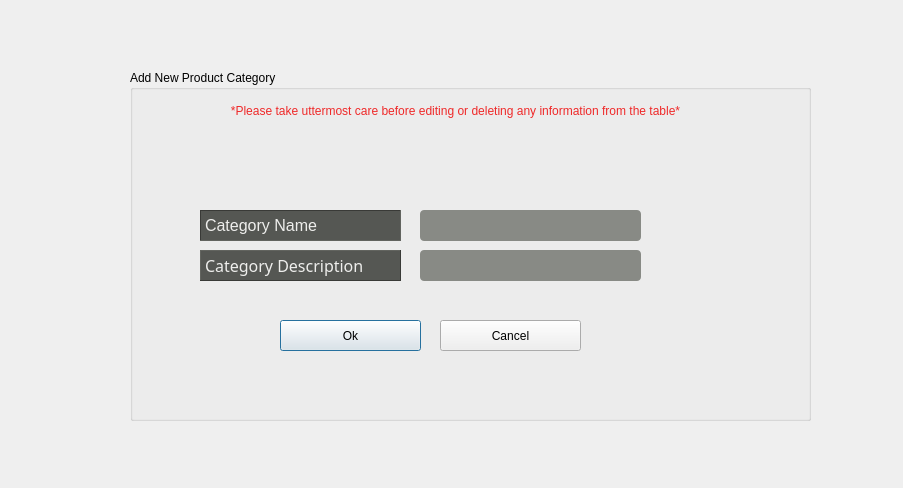
<?xml version="1.0" encoding="UTF-8"?>
<ui version="4.0">
 <class>EditProductCategory</class>
 <widget class="QDialog" name="EditProductCategory">
  <property name="geometry">
   <rect>
    <x>0</x>
    <y>0</y>
    <width>903</width>
    <height>488</height>
   </rect>
  </property>
  <property name="windowTitle">
   <string>Dialog</string>
  </property>
  <widget class="QGroupBox" name="groupBox">
   <property name="geometry">
    <rect>
     <x>130</x>
     <y>70</y>
     <width>681</width>
     <height>351</height>
    </rect>
   </property>
   <property name="title">
    <string>Add New Product Category</string>
   </property>
   <widget class="QLabel" name="lbl_username">
    <property name="geometry">
     <rect>
      <x>70</x>
      <y>180</y>
      <width>201</width>
      <height>31</height>
     </rect>
    </property>
    <property name="font">
     <font>
      <family>Vemana2000</family>
      <pointsize>12</pointsize>
     </font>
    </property>
    <property name="styleSheet">
     <string notr="true">background-color: rgb(85, 87, 83);
color: rgb(238, 238, 236);</string>
    </property>
    <property name="frameShape">
     <enum>QFrame::Panel</enum>
    </property>
    <property name="frameShadow">
     <enum>QFrame::Raised</enum>
    </property>
    <property name="text">
     <string>Category Description</string>
    </property>
   </widget>
   <widget class="QLabel" name="lbl_phone">
    <property name="geometry">
     <rect>
      <x>70</x>
      <y>140</y>
      <width>201</width>
      <height>31</height>
     </rect>
    </property>
    <property name="font">
     <font>
      <pointsize>12</pointsize>
     </font>
    </property>
    <property name="styleSheet">
     <string notr="true">background-color: rgb(85, 87, 83);
color: rgb(238, 238, 236);</string>
    </property>
    <property name="frameShape">
     <enum>QFrame::Panel</enum>
    </property>
    <property name="frameShadow">
     <enum>QFrame::Sunken</enum>
    </property>
    <property name="text">
     <string>Category Name</string>
    </property>
   </widget>
   <widget class="QPushButton" name="btnApply">
    <property name="geometry">
     <rect>
      <x>150</x>
      <y>250</y>
      <width>141</width>
      <height>31</height>
     </rect>
    </property>
    <property name="text">
     <string>Ok</string>
    </property>
    <property name="icon">
     <iconset resource="resources.qrc">
      <normaloff>:/resources/icons/interface.png</normaloff>:/resources/icons/interface.png</iconset>
    </property>
    <property name="iconSize">
     <size>
      <width>24</width>
      <height>24</height>
     </size>
    </property>
   </widget>
   <widget class="QPushButton" name="btnCancel">
    <property name="geometry">
     <rect>
      <x>310</x>
      <y>250</y>
      <width>141</width>
      <height>31</height>
     </rect>
    </property>
    <property name="text">
     <string>Cancel</string>
    </property>
    <property name="icon">
     <iconset resource="resources.qrc">
      <normaloff>:/resources/icons/signs (2).png</normaloff>:/resources/icons/signs (2).png</iconset>
    </property>
    <property name="iconSize">
     <size>
      <width>24</width>
      <height>24</height>
     </size>
    </property>
   </widget>
   <widget class="QLabel" name="label_11">
    <property name="geometry">
     <rect>
      <x>10</x>
      <y>30</y>
      <width>631</width>
      <height>21</height>
     </rect>
    </property>
    <property name="styleSheet">
     <string notr="true">font: 57 11pt &quot;Ubuntu&quot;;
color: rgb(239, 41, 41);
</string>
    </property>
    <property name="text">
     <string>*Please take uttermost care before editing or deleting any information from the table*</string>
    </property>
    <property name="alignment">
     <set>Qt::AlignCenter</set>
    </property>
   </widget>
   <widget class="QLineEdit" name="leCategory">
    <property name="geometry">
     <rect>
      <x>290</x>
      <y>140</y>
      <width>221</width>
      <height>31</height>
     </rect>
    </property>
    <property name="styleSheet">
     <string notr="true">border-radius: 4px;
background-color: rgb(136, 138, 133);</string>
    </property>
   </widget>
   <widget class="QLineEdit" name="leDescription">
    <property name="geometry">
     <rect>
      <x>290</x>
      <y>180</y>
      <width>221</width>
      <height>31</height>
     </rect>
    </property>
    <property name="styleSheet">
     <string notr="true">border-radius: 4px;
background-color: rgb(136, 138, 133);</string>
    </property>
   </widget>
  </widget>
  <widget class="QLabel" name="label">
   <property name="geometry">
    <rect>
     <x>30</x>
     <y>30</y>
     <width>101</width>
     <height>101</height>
    </rect>
   </property>
   <property name="styleSheet">
    <string notr="true">border-image: url(:/resources/icons/Logo2.png);</string>
   </property>
   <property name="text">
    <string/>
   </property>
  </widget>
  <widget class="QLabel" name="label_2">
   <property name="geometry">
    <rect>
     <x>10</x>
     <y>10</y>
     <width>841</width>
     <height>491</height>
    </rect>
   </property>
   <property name="styleSheet">
    <string notr="true">border-image: url(:/resources/background/picklit.jpg);</string>
   </property>
   <property name="text">
    <string/>
   </property>
  </widget>
  <zorder>label_2</zorder>
  <zorder>groupBox</zorder>
  <zorder>label</zorder>
 </widget>
 <resources>
  <include location="resources.qrc"/>
 </resources>
 <connections/>
</ui>
